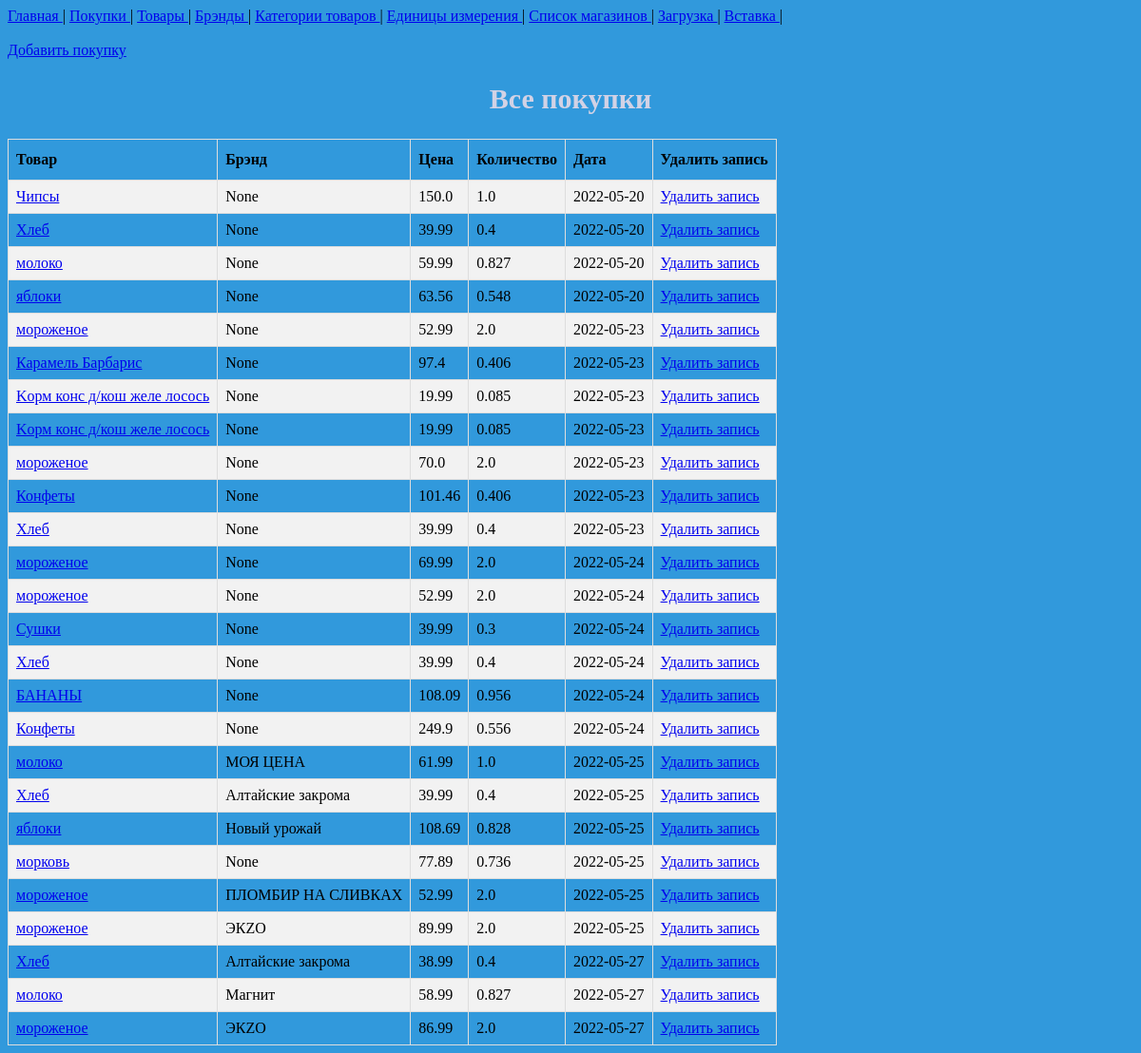
Page /buy/ on the earlier database version.
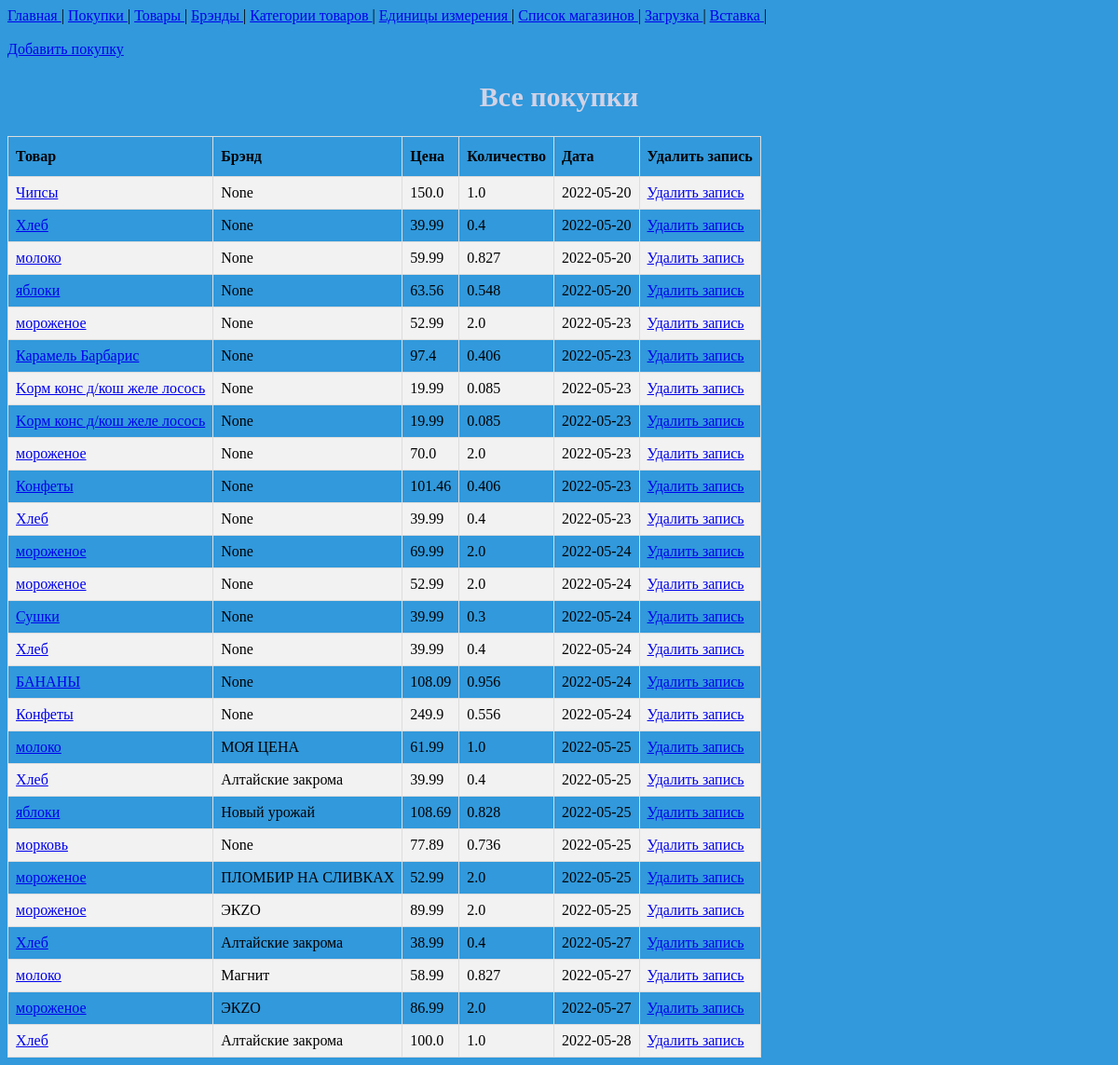
Same page on the later database version.
### buy/models.py (models this page shows, shortened)
class Buy(models.Model):
    product = models.ForeignKey(Product, on_delete=models.PROTECT)
    amount = models.FloatField(validators=[MinValueValidator(0), ])
    date = models.DateField()
    unit = models.ForeignKey(Unit, on_delete=models.PROTECT)
    magazine = models.ForeignKey(Magazine, models.PROTECT)
    price = models.FloatField(validators=[MinValueValidator(0), ])
    brand = models.ForeignKey(Brand, models.PROTECT, null=True, blank=True)
    def get_url(self):
        return reverse('update-buy', args=[self.id])
    def del_url(self):
        return reverse('del-buy', args=[self.id])

class Product(models.Model):
    name = models.CharField(max_length=100)
    category = models.ForeignKey(Category, models.PROTECT, null=True, blank=True)
    def __str__(self):
        return self.name

class Brand(models.Model):
    name = models.CharField(max_length=40)
    def __str__(self):
        return self.name

### buy/views.py (the view)
# urls.py: path('buy/', views.ListBuy.as_view(), name='list-buy'),
class ListBuy(ListView):
    template_name = 'buy/list_buy.html'
    model = Buy

### buy/templates/buy/list_buy.html (shortened to what this page needs)
{% extends 'buy/base.html' %}
{% block content %}
    {% include 'includes/navbar.html' %}
    <br>
    <a href=" {% url 'create-buy' %} " > Добавить покупку </a>
    <h2>Все покупки </h2>
    <table>
        <tr>
            <th>Товар</th>
            <th>Брэнд</th>
            <th>Цена</th>
            <th>Количество</th>
            <th>Дата</th>
            <th>Удалить запись</th>
        </tr>
        {% for buy in object_list %}
            <tr>
                <td> <a href="{{ buy.get_url }}"> {{ buy.product }} </a> </td>
                <td> {{ buy.brand }} </td>
                <td> {{ buy.price }} </td>
                <td> {{ buy.amount }} </td>
                <td> {{ buy.date|date:"Y-m-d" }} </td>
                <td> <a href=" {{ buy.del_url }} ">Удалить запись</a> </td>
            </tr>
        {% endfor %}
    </table>
{% endblock %}

Differences in the rows shown:
added Buy: product "Хлеб", brand "Алтайские закрома", price "100.0", amount "1.0", date "2022-05-28"
